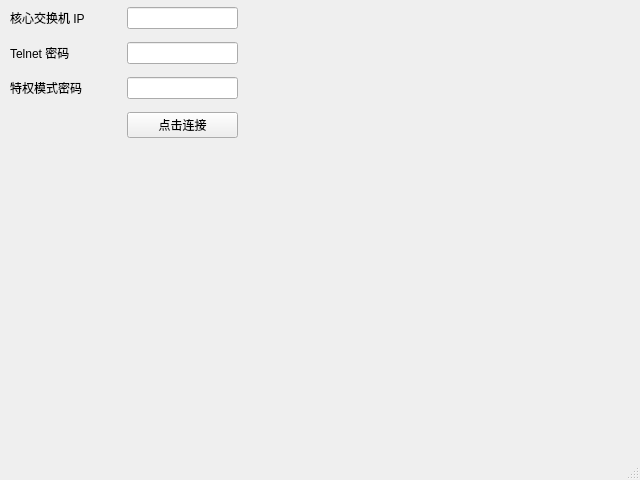
<?xml version="1.0" encoding="UTF-8"?>
<ui version="4.0">
 <class>MainWindow</class>
 <widget class="QMainWindow" name="MainWindow">
  <property name="geometry">
   <rect>
    <x>0</x>
    <y>0</y>
    <width>640</width>
    <height>480</height>
   </rect>
  </property>
  <property name="windowTitle">
   <string extracomment="Author: 林丰">AFT 一键网管</string>
  </property>
  <property name="whatsThis">
   <string/>
  </property>
  <property name="autoFillBackground">
   <bool>false</bool>
  </property>
  <widget class="QWidget" name="centralwidget">
   <widget class="QWidget" name="">
    <property name="geometry">
     <rect>
      <x>10</x>
      <y>0</y>
      <width>228</width>
      <height>146</height>
     </rect>
    </property>
    <layout class="QGridLayout" name="gridLayout_3">
     <item row="0" column="1">
      <widget class="QLineEdit" name="lineEdit"/>
     </item>
     <item row="3" column="1">
      <widget class="QPushButton" name="pushButton">
       <property name="text">
        <string>点击连接</string>
       </property>
      </widget>
     </item>
     <item row="2" column="0">
      <widget class="QLabel" name="label_3">
       <property name="text">
        <string>特权模式密码</string>
       </property>
      </widget>
     </item>
     <item row="2" column="1">
      <widget class="QLineEdit" name="lineEdit_3"/>
     </item>
     <item row="0" column="0">
      <widget class="QLabel" name="label">
       <property name="text">
        <string>核心交换机 IP</string>
       </property>
      </widget>
     </item>
     <item row="3" column="0">
      <spacer name="horizontalSpacer">
       <property name="orientation">
        <enum>Qt::Horizontal</enum>
       </property>
       <property name="sizeHint" stdset="0">
        <size>
         <width>40</width>
         <height>20</height>
        </size>
       </property>
      </spacer>
     </item>
     <item row="1" column="1">
      <widget class="QLineEdit" name="lineEdit_2"/>
     </item>
     <item row="1" column="0">
      <widget class="QLabel" name="label_2">
       <property name="text">
        <string>Telnet 密码</string>
       </property>
      </widget>
     </item>
    </layout>
   </widget>
   <zorder>lineEdit</zorder>
   <zorder>label</zorder>
   <zorder>label_2</zorder>
   <zorder>lineEdit_2</zorder>
   <zorder>label_3</zorder>
   <zorder>lineEdit_3</zorder>
   <zorder>pushButton</zorder>
   <zorder></zorder>
  </widget>
  <widget class="QMenuBar" name="menubar">
   <property name="geometry">
    <rect>
     <x>0</x>
     <y>0</y>
     <width>640</width>
     <height>22</height>
    </rect>
   </property>
  </widget>
  <widget class="QStatusBar" name="statusbar"/>
 </widget>
 <tabstops>
  <tabstop>lineEdit</tabstop>
  <tabstop>lineEdit_2</tabstop>
  <tabstop>lineEdit_3</tabstop>
  <tabstop>pushButton</tabstop>
 </tabstops>
 <resources/>
 <connections>
  <connection>
   <sender>pushButton</sender>
   <signal>clicked()</signal>
   <receiver>MainWindow</receiver>
   <slot>start_telnet()</slot>
   <hints>
    <hint type="sourcelabel">
     <x>155</x>
     <y>151</y>
    </hint>
    <hint type="destinationlabel">
     <x>155</x>
     <y>219</y>
    </hint>
   </hints>
  </connection>
 </connections>
 <slots>
  <slot>start_telnet()</slot>
 </slots>
</ui>
